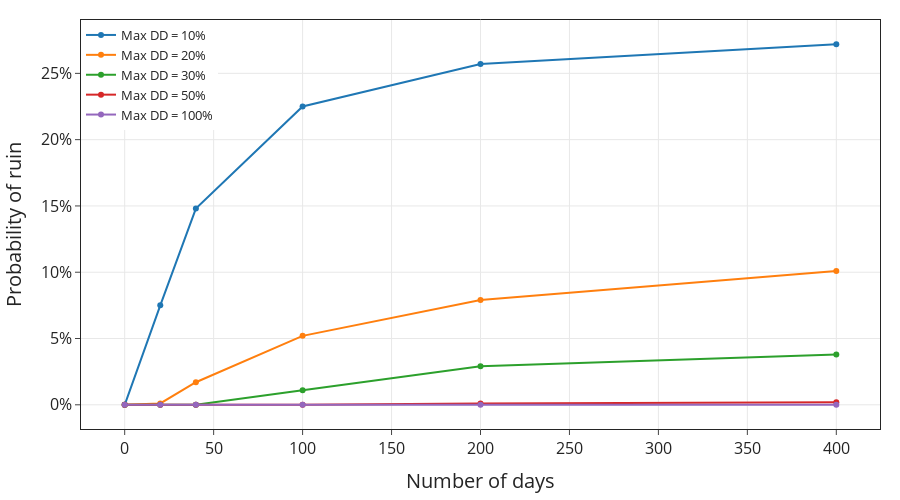

Notebook cell for this chart:
### Code cell
figure = go.Figure()
figure.update_layout(go.Layout(margin = dict(l = 20, r = 20, t = 20, b = 20), template = 'simple_white', showlegend = True,
                               legend = {'font': {'size': 13}, 'x': 0.},
                               xaxis = {'showgrid': True, 'showline': True, 'mirror': True, 'titlefont': {'size': 20}, 'tickfont': {'size': 16},
                                         'tickformat': f'.{0}f', 'title': 'Number of days'},
                               yaxis = {'showgrid': True, 'showline': True, 'mirror': True, 'titlefont': {'size': 20}, 'tickfont': {'size': 16},
                                         'tickformat': f'.{0}%', 'title': 'Probability of ruin'},
                               font = {'size': 28}, autosize = False, width = 900, height = 500, hovermode = 'closest'))
for max_dd_accepted_perc in prob_ruin.keys():
    figure.add_trace(go.Scatter(x = list(prob_ruin[max_dd_accepted_perc].keys()),
                                y = list(prob_ruin[max_dd_accepted_perc].values()), name = f'Max DD = {max_dd_accepted_perc}%'))
figure

### Figure 1 — Plotly figure (JSON) as saved in the notebook; plotly's stock layout.template omitted (floating-point values rounded to 4 significant figures)
{"data": [{"name": "Max DD = 10%", "type": "scatter", "x": [0, 20, 40, 100, 200, 400], "y": [0, 0.075, 0.148, 0.225, 0.257, 0.272]}, {"name": "Max DD = 20%", "type": "scatter", "x": [0, 20, 40, 100, 200, 400], "y": [0, 0.001, 0.017, 0.052, 0.079, 0.101]}, {"name": "Max DD = 30%", "type": "scatter", "x": [0, 20, 40, 100, 200, 400], "y": [0, 0, 0, 0.011, 0.029, 0.038]}, {"name": "Max DD = 50%", "type": "scatter", "x": [0, 20, 40, 100, 200, 400], "y": [0, 0, 0, 0, 0.001, 0.002]}, {"name": "Max DD = 100%", "type": "scatter", "x": [0, 20, 40, 100, 200, 400], "y": [0, 0, 0, 0, 0, 0]}], "layout": {"autosize": false, "font": {"size": 28}, "height": 500, "hovermode": "closest", "legend": {"font": {"size": 13}, "x": 0}, "margin": {"b": 20, "l": 20, "r": 20, "t": 20}, "showlegend": true, "width": 900, "xaxis": {"mirror": true, "showgrid": true, "showline": true, "tickfont": {"size": 16}, "tickformat": ".0f", "title": {"font": {"size": 20}, "text": "Number of days"}}, "yaxis": {"mirror": true, "showgrid": true, "showline": true, "tickfont": {"size": 16}, "tickformat": ".0%", "title": {"font": {"size": 20}, "text": "Probability of ruin"}}}}
